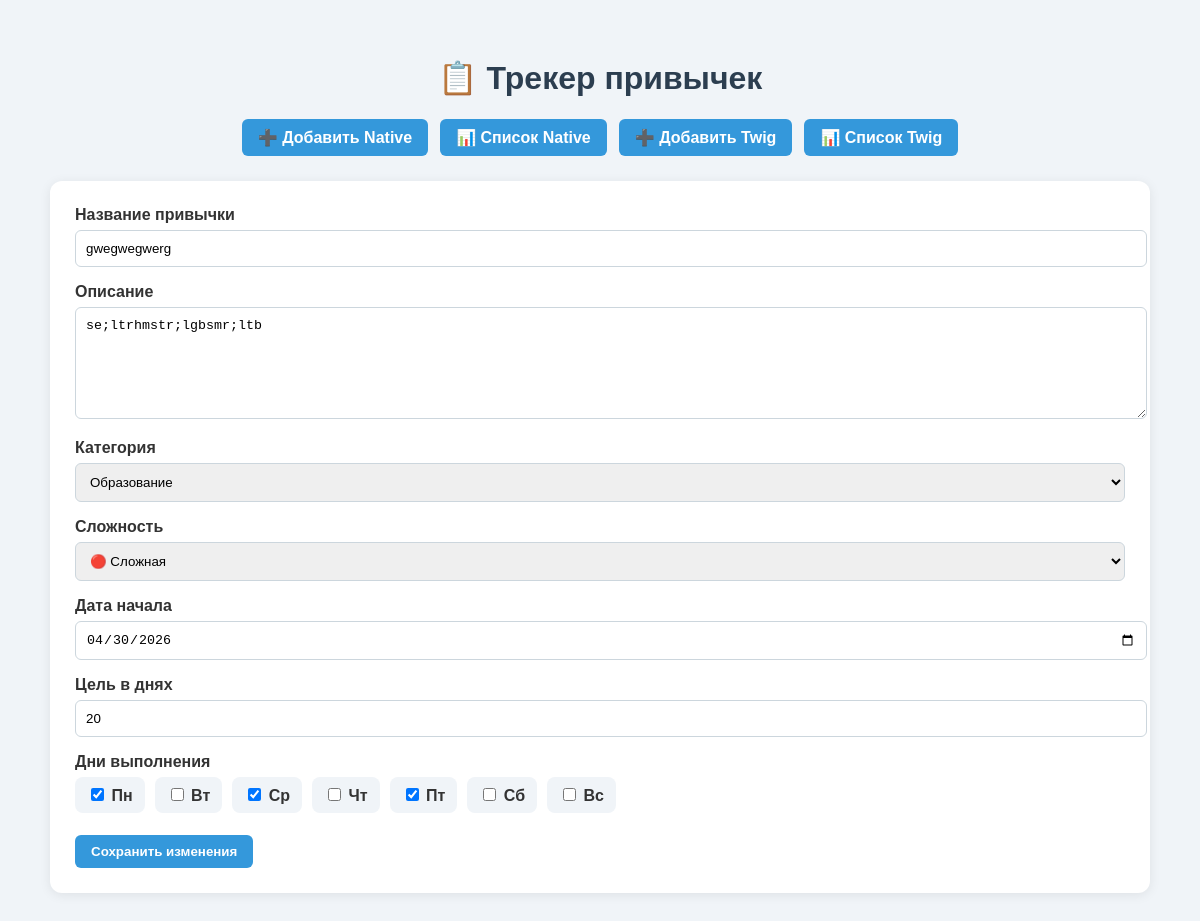
Page /edit.php?id=2 on the committed database.
### tables this page shows
CREATE TABLE habits (
    id INTEGER PRIMARY KEY AUTOINCREMENT,
    name TEXT NOT NULL,
    description TEXT,
    category_id INTEGER NOT NULL,
    difficulty TEXT NOT NULL,
    start_date TEXT NOT NULL,
    goal_days INTEGER NOT NULL,
    days TEXT NOT NULL,
    created_at TEXT NOT NULL,
    FOREIGN KEY (category_id) REFERENCES categories(id)
);

CREATE TABLE categories (
    id INTEGER PRIMARY KEY AUTOINCREMENT,
    name TEXT NOT NULL UNIQUE
);

### edit.php (called while the page is built, shortened)
<?php
require_once __DIR__ . '/src/functions.php';
$id = (int)($_GET['id'] ?? 0);
$record = getRecordById($id);
$categories = getCategories();
$difficulties = getDifficulties();
$dayLabels = getDayLabels();
require __DIR__ . '/templates/layout.php';

### src/functions.php (called while the page is built, shortened)
<?php
function getCategories(): array
{
    $pdo = Database::getConnection();
    return $pdo->query("SELECT * FROM categories ORDER BY name")->fetchAll();
}
function getDifficulties(): array
{
    return [
        'easy' => '🟢 Лёгкая',
        'medium' => '🟡 Средняя',
        'hard' => '🔴 Сложная',
    ];
}
function getDayLabels(): array
{
    return [
        'mon' => 'Пн',
        'tue' => 'Вт',
        'wed' => 'Ср',
        'thu' => 'Чт',
        'fri' => 'Пт',
        'sat' => 'Сб',
        'sun' => 'Вс',
    ];
}
function getRecordById(int $id): ?array
{
    $pdo = Database::getConnection();
    $stmt = $pdo->prepare("
        SELECT * FROM habits
        WHERE id = :id
    ");
    $stmt->execute(['id' => $id]);
    $record = $stmt->fetch();
    $record['days'] = json_decode($record['days'], true) ?: [];
    return $record;
}

### templates/form.php (the view, shortened to what this page needs)
<div class="card">
    <form method="post">
        <div class="form-group">
            <label>Название привычки</label>
            <input
                type="text"
                name="name"
                value="<?= htmlspecialchars($record['name'] ?? '') ?>"
            >
        </div>
        <div class="form-group">
            <label>Описание</label>
            <textarea name="description"><?= htmlspecialchars($record['description'] ?? '') ?></textarea>
        </div>
        <div class="form-group">
            <label>Категория</label>
            <select name="category_id">
                <?php foreach ($categories as $category): ?>
                    <option
                        value="<?= (int)$category['id'] ?>"
                        <?= (int)($record['category_id'] ?? 0) === (int)$category['id'] ? 'selected' : '' ?>
                    >
                        <?= htmlspecialchars($category['name']) ?>
                    </option>
                <?php endforeach; ?>
            </select>
        </div>
        <div class="form-group">
            <label>Сложность</label>
            <select name="difficulty">
                <?php foreach ($difficulties as $key => $label): ?>
                    <option
                        value="<?= htmlspecialchars($key) ?>"
                        <?= ($record['difficulty'] ?? '') === $key ? 'selected' : '' ?>
                    >
                        <?= htmlspecialchars($label) ?>
                    </option>
                <?php endforeach; ?>
            </select>
        </div>
        <div class="form-group">
            <label>Дата начала</label>
            <input
                type="date"
                name="start_date"
                value="<?= htmlspecialchars($record['start_date'] ?? '') ?>"
            >
        </div>
        <div class="form-group">
            <label>Цель в днях</label>
            <input
                type="number"
                name="goal_days"
                min="1"
                max="365"
                value="<?= htmlspecialchars((string)($record['goal_days'] ?? '')) ?>"
            >
        </div>
        <div class="form-group">
            <label>Дни выполнения</label>
            <div class="checkbox-group">
                <?php foreach ($dayLabels as $key => $label): ?>
                    <label class="checkbox-label">
                        <input
                            type="checkbox"
                            name="days[]"
                            value="<?= htmlspecialchars($key) ?>"
                            <?= in_array($key, $record['days'] ?? [], true) ? 'checked' : '' ?>
                        >
                        <?= htmlspecialchars($label) ?>
                    </label>
                <?php endforeach; ?>
            </div>
        </div>
        <button class="btn" type="submit">
            <?= $record ? 'Сохранить изменения' : 'Добавить привычку' ?>
        </button>
    </form>
</div>

### templates/layout.php (style rules this page uses)
body { font-family: Arial, sans-serif; background: #f0f4f8; padding: 30px; color: #333; }
nav a, .btn { padding: 9px 16px; border-radius: 6px; background: #3498db; color: white; text-decoration: none; border: none; cursor: pointer; font-weight: bold; display: inline-block; }
.card { background: white; padding: 25px; border-radius: 12px; box-shadow: 0 2px 12px rgba(0,0,0,0.08); }
.form-group { margin-bottom: 16px; }
label { font-weight: bold; display: block; margin-bottom: 6px; }
input, textarea, select { width: 100%; padding: 10px; border: 1px solid #ccd6dd; border-radius: 6px; }
textarea { min-height: 90px; }
.checkbox-group { display: flex; gap: 10px; flex-wrap: wrap; }
.checkbox-label { background: #f0f4f8; padding: 8px 12px; border-radius: 8px; }
.checkbox-label input { width: auto; }

### rows in the picture
habits: name "gwegwegwerg", description "se;ltrhmstr;lgbsmr;ltb", category_id "Образование", difficulty "🔴 Сложная", start_date "04/30/2026", goal_days "20"

### other values in the picture
$label "Пн"
$label "Вт"
$label "Ср"
$label "Чт"
$label "Пт"
$label "Сб"
$label "Вс"
